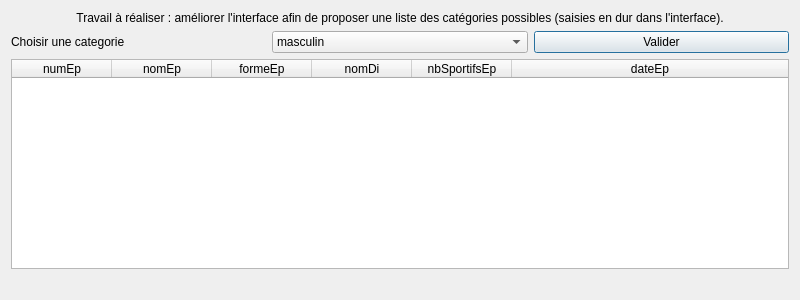
<?xml version="1.0" encoding="UTF-8"?>
<ui version="4.0">
 <class>fct_comp_2</class>
 <widget class="QDialog" name="fct_comp_2">
  <property name="geometry">
   <rect>
    <x>0</x>
    <y>0</y>
    <width>800</width>
    <height>300</height>
   </rect>
  </property>
  <property name="windowTitle">
   <string>Liste des épreuves d'une catégorie (version 1, catégories fixées par interface)</string>
  </property>
  <property name="windowOpacity">
   <double>9.000000000000000</double>
  </property>
  <layout class="QVBoxLayout" name="verticalLayout">
   <item>
    <widget class="QLabel" name="label">
     <property name="text">
      <string>Travail à réaliser : améliorer l'interface afin de proposer une liste des catégories possibles (saisies en dur dans l'interface).</string>
     </property>
     <property name="alignment">
      <set>Qt::AlignCenter</set>
     </property>
     <property name="wordWrap">
      <bool>true</bool>
     </property>
    </widget>
   </item>
   <item>
    <layout class="QHBoxLayout" name="horizontalLayout">
     <item>
      <widget class="QLabel" name="label_3">
       <property name="text">
        <string>Choisir une categorie</string>
       </property>
      </widget>
     </item>
     <item>
      <widget class="QComboBox" name="comboBox">
       <item>
        <property name="text">
         <string>masculin</string>
        </property>
       </item>
       <item>
        <property name="text">
         <string>feminin</string>
        </property>
       </item>
       <item>
        <property name="text">
         <string>mixte</string>
        </property>
       </item>
      </widget>
     </item>
     <item>
      <widget class="QPushButton" name="pushButton_fct_comp_2">
       <property name="text">
        <string>Valider</string>
       </property>
      </widget>
     </item>
    </layout>
   </item>
   <item>
    <widget class="QTableWidget" name="table_fct_comp_2">
     <attribute name="horizontalHeaderMinimumSectionSize">
      <number>50</number>
     </attribute>
     <attribute name="horizontalHeaderStretchLastSection">
      <bool>true</bool>
     </attribute>
     <attribute name="verticalHeaderVisible">
      <bool>false</bool>
     </attribute>
     <column>
      <property name="text">
       <string>numEp</string>
      </property>
     </column>
     <column>
      <property name="text">
       <string>nomEp</string>
      </property>
     </column>
     <column>
      <property name="text">
       <string>formeEp</string>
      </property>
     </column>
     <column>
      <property name="text">
       <string>nomDi</string>
      </property>
     </column>
     <column>
      <property name="text">
       <string>nbSportifsEp</string>
      </property>
     </column>
     <column>
      <property name="text">
       <string>dateEp</string>
      </property>
     </column>
    </widget>
   </item>
   <item>
    <widget class="QLabel" name="label_fct_comp_2">
     <property name="text">
      <string/>
     </property>
     <property name="alignment">
      <set>Qt::AlignCenter</set>
     </property>
    </widget>
   </item>
  </layout>
 </widget>
 <resources/>
 <connections>
  <connection>
   <sender>pushButton_fct_comp_2</sender>
   <signal>clicked()</signal>
   <receiver>fct_comp_2</receiver>
   <slot>refreshResult()</slot>
   <hints>
    <hint type="sourcelabel">
     <x>351</x>
     <y>51</y>
    </hint>
    <hint type="destinationlabel">
     <x>444</x>
     <y>134</y>
    </hint>
   </hints>
  </connection>
 </connections>
 <slots>
  <slot>refreshResult()</slot>
 </slots>
</ui>
